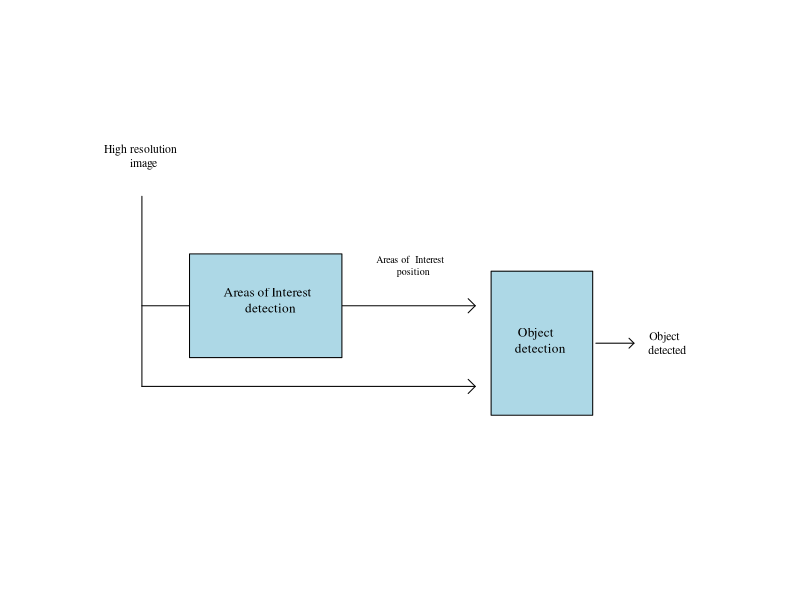
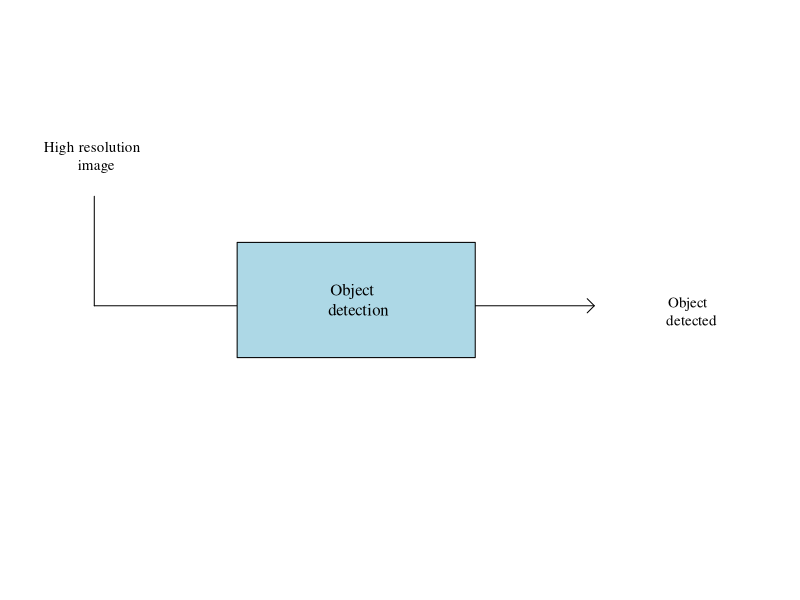
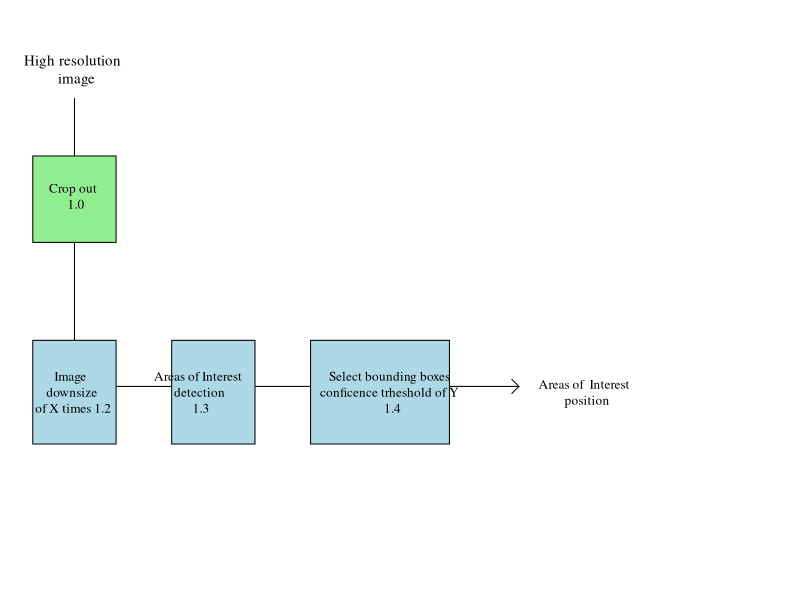
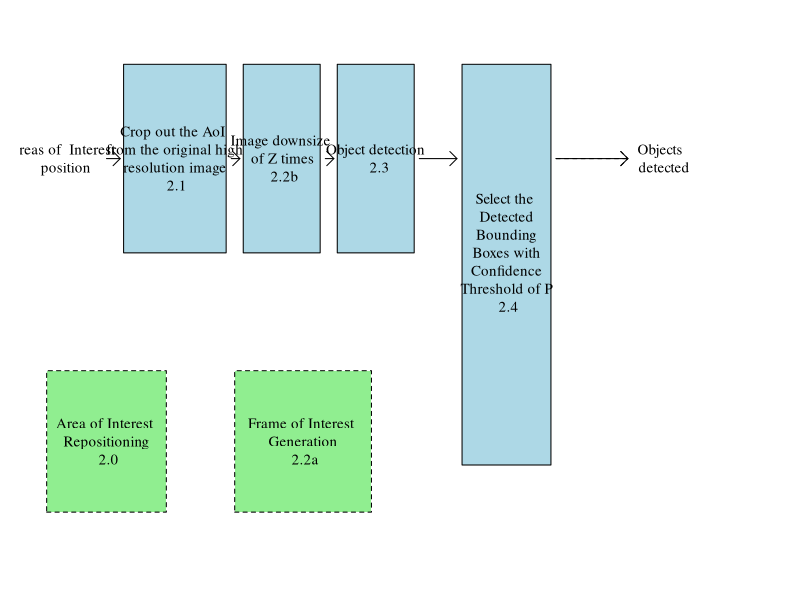

R code for these plots, in order:
par()$mar


par(mar= c(1, 1, 1, 3),bty="n", xaxt="n", family="serif", yaxt="n")
plot(x = c(-1,20), y = c(1,10), type="n", xlab = "",
     ylab="")
text("High resolution \n image", x=2, y = 8, cex= 0.7)
segments(2,7.3,y1=4)
arrows(x0 = 2, y0 = 5.4, x1 = 12.5, 
       col = "black", length = 0.1, angle = 45)
arrows(x0 = 2, y0 = 4, x1 = 12.5, 
       col = "black", length = 0.1, angle = 45)
rect(xleft=3.5, ybottom=4.5, xright=8.3, ytop=6.3, density = NULL, angle = 45,
     col = "lightblue", border = NULL, lty = par("lty"), lwd = par("lwd"))
text("Areas of Interest \n detection", x=6, y = 5.5, cex= 0.8)

text("Areas of  Interest \n position", x=10.5, y = 6.1, cex= 0.6)
rect(xleft=13, ybottom=3.5, xright=16.2, ytop=6, density = NULL, angle = 45,
     col = "lightblue", border = NULL, lty = par("lty"), lwd = par("lwd"))
text("Object  \n detection", x=14.5, y = 4.8, cex= 0.8)
arrows(x0 = 16.3, y0 = 4.75, x1 = 17.5, 
       col = "black", length = 0.07, angle = 45)
text("Object \n detected", x=18.5, y = 4.75, cex= 0.7)

dev.off()

(11+14.2)/2
(3.5+6)/2



par(mar= c(1, 1, 1, 3),bty="n", xaxt="n", family="serif", yaxt="n")
plot(x = c(1,15), y = c(1,10), type="n", xlab = "",
     ylab="")
text("High resolution \n image", x=2, y = 8, cex= 0.9)
segments(2,7.3,y1=5.4)
arrows(x0 = 2, y0 = 5.4, x1 = 12.5, 
       col = "black", length = 0.1, angle = 45)
rect(xleft=5, ybottom=4.5, xright=10, ytop=6.5, density = NULL, angle = 45,
     col = "lightblue", border = NULL, lty = par("lty"), lwd = par("lwd"))
text("Object  \n detection", x=7.5, y = 5.5, cex= 1)
text("Object \n detected", x=14.5, y = 5.3, cex= 0.9)

dev.off()

par(mar= c(1, 1, 1, 3),bty="n", xaxt="n", family="serif", yaxt="n")
plot(x = c(1,25), y = c(1,10), type="n", xlab = "",
     ylab="")
text("High resolution \n image", x=2, y = 9.5, cex= 0.9)
segments(2,9,y1=4)
arrows(x0 = 2, y0 = 4, x1 = 18, 
       col = "black", length = 0.1, angle = 45)
rect(xleft=0.5, ybottom=6.5, xright=3.5, ytop=8, density = NULL, angle = 45,
     col = "lightgreen", border = NULL, lty = par("lty"), lwd = par("lwd"))
text("Crop out \n 1.0", x=2, y = 7.3, cex= 0.8)
rect(xleft=0.5, ybottom=3, xright=3.5, ytop=4.8, density = NULL, angle = 45,
     col = "lightblue", border = NULL, lty = par("lty"), lwd = par("lwd"))
text("Image \n downsize \n of X times 1.2", x=1.9, y = 3.9, cex= 0.8)
rect(xleft=5.5, ybottom=3, xright=8.5, ytop=4.8, density = NULL, angle = 45,
     col = "lightblue", border = NULL, lty = par("lty"), lwd = par("lwd"))
text("Areas of Interest \n detection \n 1.3", x=6.5, y = 3.9, cex= 0.8)
rect(xleft=10.5, ybottom=3, xright=15.5, ytop=4.8, density = NULL, angle = 45,
     col = "lightblue", border = NULL, lty = par("lty"), lwd = par("lwd"))
text("Select bounding boxes \n conficence trheshold of Y  \n 1.4", x=13.4, y = 3.9, cex= 0.8)
text("Areas of  Interest \n position", x=20.4, y = 3.9, cex= 0.8)

dev.off()

par(mar= c(1, 1, 1, 3),bty="n", xaxt="n", family="serif", yaxt="n")
plot(x = c(1,40), y = c(1,12), type="n", xlab = "",
     ylab="")
text("Areas of  Interest \n position", x=2, y = 9.5, cex= 0.9)
arrows(x0 = 4.5, y0 = 9.5, x1 = 5.3, 
       col = "black", length = 0.1, angle = 45)
rect(xleft=5.5, ybottom=7.5, xright=11.5, ytop=11.5, density = NULL, angle = 45,
     col = "lightblue", border = NULL, lty = par("lty"), lwd = par("lwd"))
text("Crop out the AoI \n from the original high \n resolution image \n 2.1",
     x=8.5, y = 9.5, cex= 0.9)
arrows(x0 = 11.8, y0 = 9.5, x1 = 12.3, 
       col = "black", length = 0.1, angle = 45)
rect(xleft=12.5, ybottom=7.5, xright=17, ytop=11.5, density = NULL, angle = 45,
     col = "lightblue", border = NULL, lty = par("lty"), lwd = par("lwd"))
text("Image downsize \n of Z times \n 2.2b",
     x=14.8, y = 9.5, cex= 0.9)
arrows(x0 = 17.3, y0 = 9.5, x1 = 17.8, 
       col = "black", length = 0.1, angle = 45)
rect(xleft=18, ybottom=7.5, xright=22.5, ytop=11.5, density = NULL, angle = 45,
     col = "lightblue", border = NULL, lty = par("lty"), lwd = par("lwd"))
text("Object detection \n 2.3",
     x=20.35, y = 9.5, cex= 0.9)
arrows(x0 = 22.8, y0 = 9.5, x1 = 25, 
       col = "black", length = 0.1, angle = 45)
rect(xleft=25.3, ybottom=3, xright=30.5, ytop=11.5, density = NULL, angle = 45,
     col = "lightblue", border = NULL, lty = par("lty"), lwd = par("lwd"))
text("Select the \n Detected \n Bounding \n Boxes with \n Confidence \n Threshold of P \n 2.4",
     x=27.9, y = 7.5, cex= 0.9)
arrows(x0 = 30.8, y0 = 9.5, x1 = 35, 
       col = "black", length = 0.1, angle = 45)
rect(xleft=1, ybottom=2, xright=8, ytop=5, density = NULL, angle = 45,
     col = "lightgreen", border = NULL, lty = 2, lwd = par("lwd"))
text("Area of Interest \n Repositioning \n 2.0",
     x=4.5, y = 3.5, cex= 0.9)
arrows(x0 = 30.8, y0 = 9.5, x1 = 35, 
       col = "black", length = 0.1, angle = 45,lty=2)
rect(xleft=12, ybottom=2, xright=20, ytop=5, density = NULL, angle = 45,
     col = "lightgreen", border = NULL, lty = 2, lwd = par("lwd"))
text("Frame of Interest \n Generation \n 2.2a",
     x=16, y = 3.5, cex= 0.9)
text("Objects \n detected",
     x=37, y = 9.5, cex= 0.9)


(5 + 2)/2
